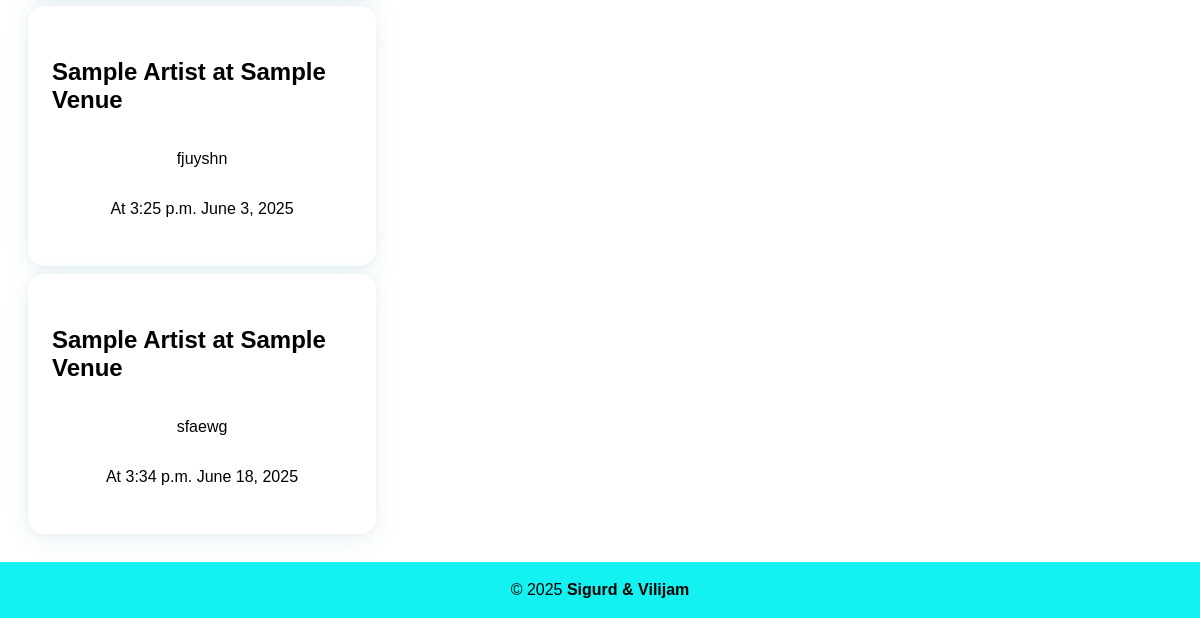
Page /artist/10/ (lower part) on the earlier database version.
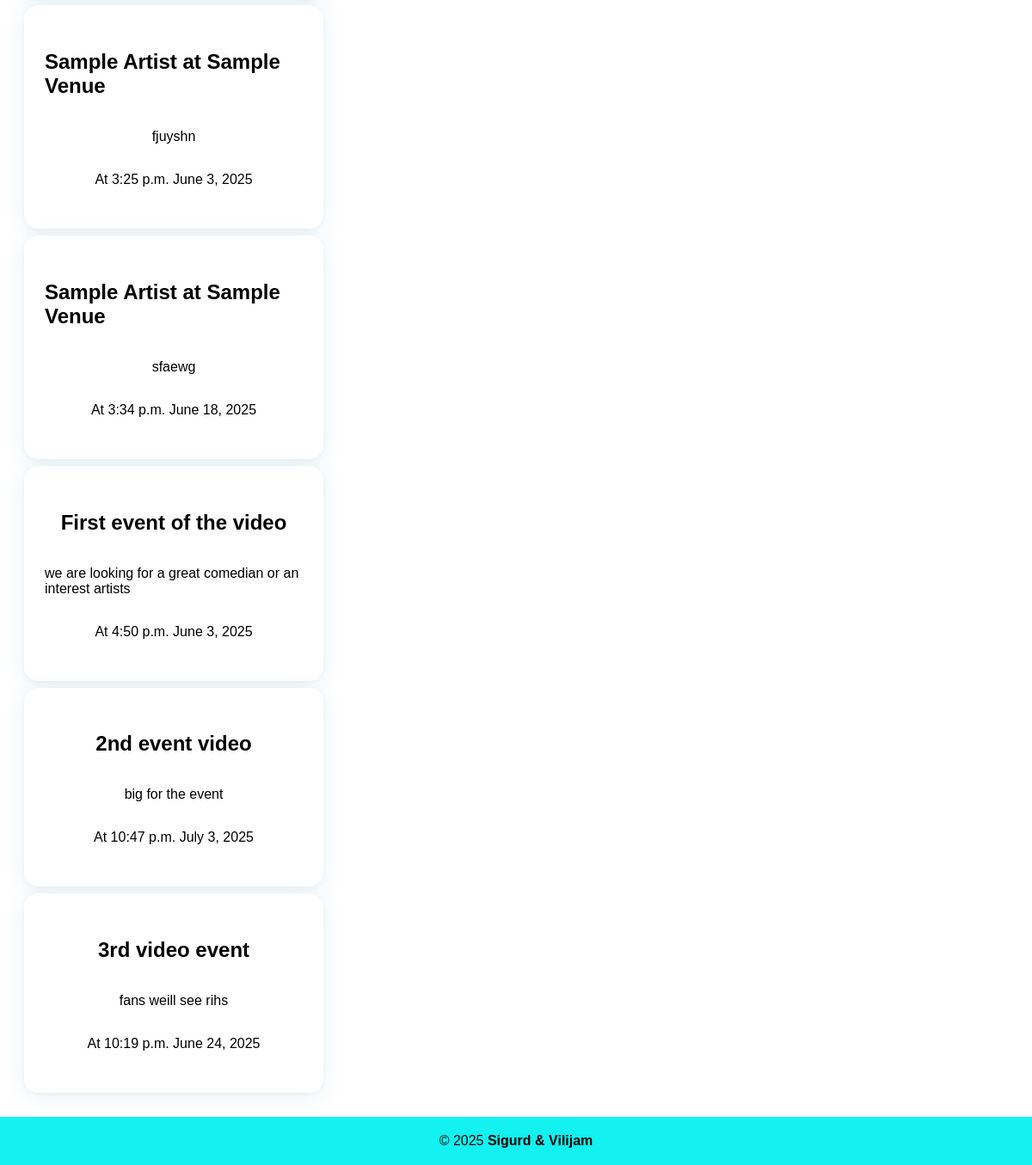
Same page on the later database version.
### app/models.py (models this page shows, shortened)
class Events(models.Model):
    eventname = models.CharField(max_length=100)
    eventdate = models.DateField()
    eventtime = models.TimeField()
    location = models.ForeignKey(
        Location, on_delete=models.CASCADE, related_name="events"
    )
    eventdescription = models.TextField()
    eventimage = models.ImageField(
        upload_to="eventpics/", default="eventpics/default.png", null=True, blank=True
    )
    EventArtists = models.ManyToManyField(
        Artist, through="EventArtists", related_name="event_artists"
    )
    eventvenue = models.ForeignKey(
        Venue, on_delete=models.CASCADE, related_name="event_venue"
    )
    ticketsold = models.IntegerField(default=0)
    ticketprice = models.DecimalField(max_digits=5, decimal_places=2)
    genres = models.ManyToManyField(Genre, related_name="events")
    authorized_doormen = models.ManyToManyField(
        Doorman, related_name="events", blank=True
    )

### app/views.py (the view)
# urls.py: path("artist/<int:artist_id>/", views.artistprofile, name="artistprofile"),
def artistprofile(request, artist_id):
    artist = get_object_or_404(Artist, id=artist_id)
    events = Events.objects.filter(EventArtists=artist)
    return render(request, "artistprofile.html", {"artist": artist, "events": events})

### templates/artistprofile.html (shortened to what this page needs)
{%extends "base.html"%}
{%block content%}
<div class="container">
    {%if events%}
    {%for event in events%}
    <div class="card">
        <h2><a href="{% url 'event' event.id %}">{{ event.eventname }}</a></h2>
        <p>{{event.eventdescription}}</p>
        <p>At {{event.eventtime}} {{event.eventdate}}</p>
    </div>
    {%endfor%}
    {%else%}
    <p>No upcoming events</p>
    {%endif%}
</div>
{%endblock%}

Differences in the rows shown:
added Events: eventname "First event of the video", eventdescription "we are looking for a great comedian or an interest artists", eventtime "4:50 p.m.", eventdate "June 3, 2025"
added Events: eventname "2nd event video", eventdescription "big for the event", eventtime "10:47 p.m.", eventdate "July 3, 2025"
added Events: eventname "3rd video event", eventdescription "fans weill see rihs", eventtime "10:19 p.m.", eventdate "June 24, 2025"
